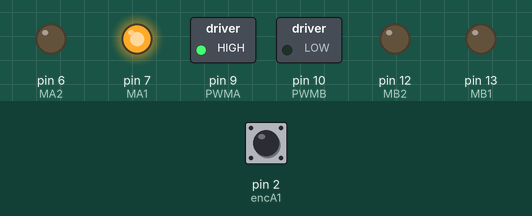
This sketch was run on a simulated Arduino Uno, built with avr-gcc and run on an emulated ATmega328P. On the bench: switched loads named in the sketch (green lamp = pin HIGH), output pins drawn as LEDs (lit = HIGH). The test bench sets the inputs (shaded band); at power-on: pin 2 (encA1) HIGH. What the sketch prints to the serial monitor is not drawn.

Above: at 0.1 s.
Timing chart, 0 to 1.6 s (numbered marks = the images above):
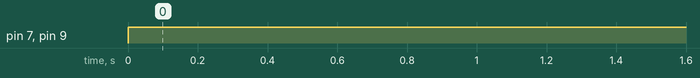

Measured:
- by itself, pin 7 (MA1), pin 9 (PWMA): LOW → HIGH at 0.00 s

The sketch:

ziegler-nichols_method.ino
```cpp
#include <Cache.h>
#include <Derivative.h>
#include <MsTimer2.h>
#include <PinChangeInterrupt.h>
#include <PinChangeInterruptBoards.h>
#include <PinChangeInterruptPins.h>
#include <PinChangeInterruptSettings.h>

#define MA1 7
#define MA2 6
#define MB1 13
#define MB2 12
#define PWMA 9
#define PWMB 10
#define STDBY 8

#define encA1 2
#define encA2 A4 // grey (A)
#define encB1 4
#define encB2 A5 // purple


double WHEEL_RADIUS = 0.032; // meters
double GEAR_RATIO = 1 / 30.00;
double CPR = 12; // counts per rev
double COUNT_TO_LINEAR = (1 / CPR) * (GEAR_RATIO) * (2 * PI) * WHEEL_RADIUS;

double desired_theta_degrees = 300;
double desired_theta = desired_theta_degrees * PI / 180;
//double dtheta_sensor = 30*(desired_theta); // rad
//int16_t ref_tick = int16_t(dtheta_sensor * 12/(2*PI));
//int16_t tick_desired = 0;

double ref_x = desired_theta * WHEEL_RADIUS; //meters
double x_desired = 0;

volatile int16_t cnt = 0;
volatile int16_t cnt_prev = 0;
volatile double dist = 0;
volatile double dist_prev = 0;
volatile double err;
volatile double derr = 0;
volatile double derr_prev = 0;

volatile int16_t pwm;
double Ts_ms = 10;
double Ts = Ts_ms / 1000.0; // sec

//MA

double KuA = 27950;
double TuA = 0.167; // 2 cycles in 0.15 seconds
double KpA = 0.8 * KuA;
double TdA = TuA / 8;


//MB
double KuB = 27400;
double TuB = 0.1625;
double KpB = 0.8 * KuB;
double TdB = TuB / 8;
//double KpA = 0.8 * 1095;
//double KpB = 0.8 * 1040;
//
//double TdA = 0.167 / 8 *4;
//double TdB = 0.1625 / 8 *4;

//MA
void incre() {
  if (!digitalRead(encA2)) {
    cnt++;
    dist = cnt * COUNT_TO_LINEAR;
  } else {
    cnt--;
    dist = cnt * COUNT_TO_LINEAR;
  }
}

//MB
//void incre() {
//  if (!digitalRead(encB2)) {
//    cnt++;
//    dist = cnt * COUNT_TO_LINEAR;
//  } else {
//    cnt--;
//    dist = cnt * COUNT_TO_LINEAR;
//  }
//}

// MA
void drive(int pwm) {


  bool P1, P2;

  if (pwm > 0) { // rotate forward
    P1 = true;
    P2 = false;
  } else {
    P1 = false;
    P2 = true;
    pwm = pwm * -1;

  }

  if (pwm < 0) pwm = 0;
  if (pwm > 255) pwm = 255;

  digitalWrite(MA1, P1);
  digitalWrite(MA2, P2);
  analogWrite(PWMA, pwm);
}


// MB
//void drive(int pwm) {
//
//
//  bool P1, P2;
//
//  if (pwm > 0) { // rotate forward
//    P1 = false;
//    P2 = true;
//  } else {
//    P1 = true;
//    P2 = false;
//    pwm = pwm * -1;
//
//  }
//
//  if (pwm < 0) pwm = 0;
//  if (pwm > 255) pwm = 255;
//
//  digitalWrite(MB1, P1);
//  digitalWrite(MB2, P2);
//  analogWrite(PWMB, pwm);
//}


void do_control() {
  err = (x_desired - dist);
  derr = (-(dist - dist_prev) / Ts + derr_prev) / 2;
  derr_prev = derr;
  dist_prev = dist;

    pwm = KpA * (err + TdA * derr);
//  pwm = KuA * err;
  drive(pwm);
  //  drive(0);
}


uint16_t prevT = 0;
uint16_t dT;
uint16_t elapsedT = 0;
double elapsedT_f = 0;
double timestamp = 0;
uint16_t signalT = 0;
uint16_t DISPLAY_RATE_S = 0.005; // seconds
uint16_t DISPLAY_RATE_uS = DISPLAY_RATE_S * 1000000.0;

uint16_t STEP_TIME_S = 2;
uint16_t STEP_TIME_uS = STEP_TIME_S * 1000000;

void setup() {
  digitalWrite(STDBY, HIGH);
  // put your setup code here, to run once:
  Serial.begin(9600);
  pinMode(MA1, OUTPUT);
  pinMode(MA2, OUTPUT);
  pinMode(MB1, OUTPUT);
  pinMode(MB2, OUTPUT);
  pinMode(PWMA, OUTPUT);
  pinMode(PWMB, OUTPUT);
  //MA
  pinMode(encA1, INPUT);
  pinMode(encA2, INPUT);
  attachInterrupt(digitalPinToInterrupt(encA1), incre, RISING);

  //MB
  //  pinMode(encB1, INPUT);
  //  pinMode(encB2, INPUT);
  //  //  attachInterrupt(digitalPinToInterrupt(encB1), incre, RISING);
  //  attachPinChangeInterrupt(digitalPinToPinChangeInterrupt(encB1), incre, RISING);

  interrupts();

  MsTimer2::set(Ts_ms, do_control);
  //  MsTimer2::start();
  prevT = micros();
  //  drive(0);
}


void loop() {
  // put your main code here, to run repeatedly:
  dT = micros() - prevT;
  elapsedT += dT;
  timestamp += dT / 1000000.0;
  signalT += dT;

  prevT = micros();

  if (signalT >= STEP_TIME_S) {
    //    tick_desired = ref_tick;
    x_desired = ref_x;
  }
  do_control();
  if (elapsedT > DISPLAY_RATE_uS) {
    //Serial.println(String(cntA));
    //    Serial.println(String(timestamp) + "," + String(x_desired) + "," + String(dist) + "," + String(pwm));
    Serial.println(String(dist) + "," + String(pwm));
    elapsedT = 0;
  }
}
```
